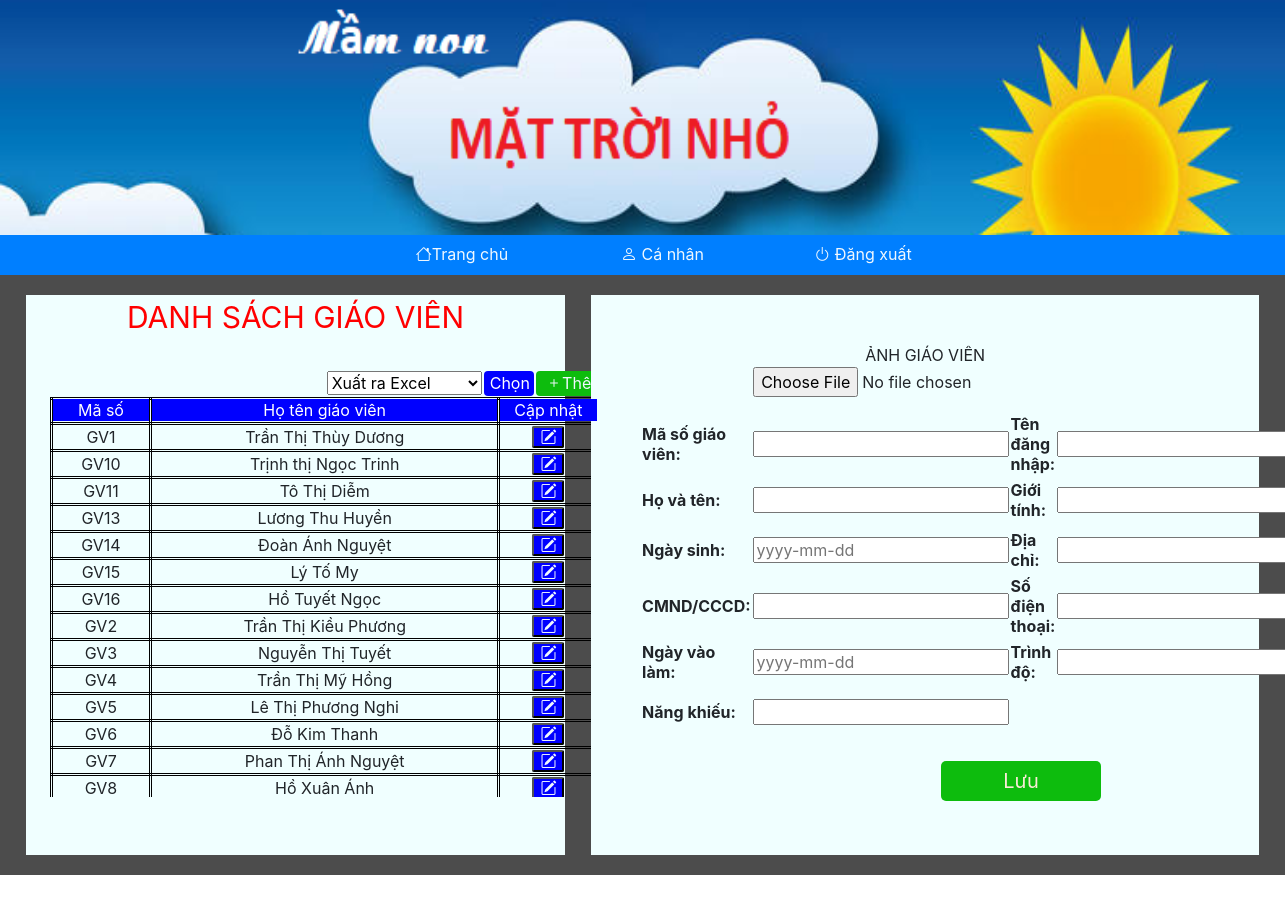
Screenshot of /admin/cngv.php with the database file from the repository.
### tables this page shows
CREATE TABLE `gv` (
  `MSGV` varchar(20) NOT NULL,
  `HOTENGV` varchar(50) NOT NULL,
  `NGAYSINH` date NOT NULL,
  `DIACHI` varchar(200) NOT NULL,
  `CMNDCCCD` varchar(12) NOT NULL,
  `SDT` varchar(15) NOT NULL,
  `NGAYVAOLAM` date NOT NULL,
  `TRINHDO` varchar(50) NOT NULL,
  `GIOITINH` varchar(5) NOT NULL,
  `TENDN` varchar(30) NOT NULL,
  `MATKHAU` varchar(20) NOT NULL,
  `ANHGV` varchar(1000) NOT NULL,
  `NANGKHIEU` varchar(1000) NOT NULL
);

### admin/cngv.php (the view, shortened to what this page needs)
<?php
    require_once("../connect.php");
    require_once("../inc/header.php");
?>
<html>
		<link rel="stylesheet" href="https://maxcdn.bootstrapcdn.com/bootstrap/4.3.1/css/bootstrap.min.css">
        <link rel='stylesheet' href='https://cdn.jsdelivr.net/npm/bootstrap-icons@1.7.2/font/bootstrap-icons.css'>
    <head>
    </head>
    <body>
    <div id="content">
        <div id="dsgv">
            <p style="text-align:center; color: red; font-size: 30">DANH SÁCH GIÁO VIÊN</p>
            <table style='margin-left: 300px; margin-top: 30px;'>
                <tr><td><select id='tuychon'>
                    <option>Xuất ra Excel</option>
                </select></td>
                    <td><button onclick='openExcel()' style=' border: none; width: 50px; height: 25px; background-color:blue; color: white; border-radius: 4px;'>Chọn</button></td>
                    <td><button id="them" onclick='openThem()'><i class='bi bi-plus'></i>Thêm</button></td>
                </tr>
            </table>
            <div id="tb-gv">
                <table id="table-cn">
                    <tr style='position:sticky; top: 0;'>
                        <td style='width: 100px; color: white; background-color:blue;' >Mã số</td>
                        <td style='width: 350px; color: white; background-color:blue;' >Họ tên giáo viên</td>
                        <td style='width: 100px; color: white; background-color:blue;' >Cập nhật</td>
                    </tr>
                <?php
                    $q=$conn->query("SELECT*FROM gv");
                    while($row=$q->fetch_assoc()){
                        if($row["MSGV"]!='GV0'){
                ?>
                    <tr>
                        <td><?php echo $row["MSGV"] ?></td>
                        <td><?php echo $row["HOTENGV"] ?></td>
                        <td><button id='btn-cn' onclick='capnhat(this)'><i class="bi bi-pencil-square"></button></td>
                    </tr>
                <?php }
                        }?>
                </table>
            </div>
        </div>
        <div id="themgv">
            <br><br>
             <p style='text-align: center;'>ẢNH GIÁO VIÊN<br><input type='file' id='anhgvnew' ><br></p>
            <table class='table-user'>
                <tr>
                    <td style='width: 150px;'><b>Mã số giáo viên: </b></td>
                    <td style='width: 250px;'><input id='msgvnew' type='text' ></td>
                    <td style='width: 150px;'><b>Tên đăng nhập: </b></td>
                    <td style='width: 250px;'><input id='tendnnew' type='text' ></td>
                </tr>
                <tr>
                    <td style='width: 150px;'><b>Họ và tên: </b></td>
                    <td style='width: 250px;'><input id='hotengvnew' type='text' ></td>
                    <td style='width: 150px;'><b>Giới tính: </b></td>
                    <td style='width: 250px;'><input id='gioitinhnew' type='text' ></td>
                </tr>
                <tr>
                    <td style='width: 150px;'><b>Ngày sinh: </b></td>
                    <td style='width: 250px;'><input id='ngaysinhnew' type='text' placeholder='yyyy-mm-dd'></td>
                    <td style='width: 150px;'><b>Địa chỉ: </b></td>
                    <td style='width: 250px;'><input id='diachinew' type='text'></td>
                </tr>
                <tr>
                    <td style='width: 150px;'><b>CMND/CCCD: </b></td>
                    <td style='width: 250px;'><input id='cmnd/cccdnew' type='text'></td>
                    <td style='width: 150px;'><b>Số điện thoại: </b></td>
                    <td style='width: 250px;'><input id='sdtnew' type='text' ></td>
                </tr>
                <tr>
                    <td style='width: 150px;'><b>Ngày vào làm: </b></td>
                    <td style='width: 250px;'><input id='ngayvaolamnew' type='text' placeholder='yyyy-mm-dd'></td>
                    <td style='width: 150px;'><b>Trình độ: </b></td>
                    <td style='width: 250px;'><input id='trinhdonew' type='text' ></td>
                </tr>
                <tr>
                <td style='width: 150px;'><b>Năng khiếu: </b></td>
                    <td style='width: 250px;'><input id='nangkhieunew' type='text' ></td>
                </tr>
            </table>
           <br>
            <button class='btncn' onclick='themGV()'>Lưu</button>
        </div>
    </div>
    </body>
</html>

### admin/cngv.php (style rules this page uses)
#content { width: 100%; height: 600px; display:flex; background: rgba(0, 0, 0, 0.7); }
#dsgv { width: 42%; height: 560px; background-color:azure; margin-top: 20px; margin-right:1%; margin-left: 2%; }
#them { width: 80px; height: 25px; background-color: #0dbc0d; color:aliceblue; border: none; border-radius: 4px; }
#tb-gv { width: 550px; height: 400px; overflow-y: scroll; margin-left: 24px; }
#tb-gv td { text-align: center; border-style: double; border-color: black; }
#btn-cn { background-color: blue; color:aliceblue; border-radius: 2px; }
.table-user { margin-left: 50px; }
.table-user td { height: 50px; }
.btncn { background-color: #0dbc0d; width: 160px; height: 40px; font-size: 20; color:antiquewhite; margin-left: 350px; border:none; border-radius: 5px; }
#themgv { width: 52%; height:560px; background-color:azure; margin-top: 20px; margin-left: 1%; }

### rows the page displays
gv: MSGV "GV1", HOTENGV "Trần Thị Thùy Dương"
gv: MSGV "GV10", HOTENGV "Trịnh thị Ngọc Trinh"
gv: MSGV "GV11", HOTENGV "Tô Thị Diễm"
gv: MSGV "GV13", HOTENGV "Lương Thu Huyền"
gv: MSGV "GV14", HOTENGV "Đoàn Ánh Nguyệt"
gv: MSGV "GV15", HOTENGV "Lý Tố My"
gv: MSGV "GV16", HOTENGV "Hồ Tuyết Ngọc"
gv: MSGV "GV2", HOTENGV "Trần Thị Kiều Phương"
gv: MSGV "GV3", HOTENGV "Nguyễn Thị Tuyết"
gv: MSGV "GV4", HOTENGV "Trần Thị Mỹ Hồng"
gv: MSGV "GV5", HOTENGV "Lê Thị Phương Nghi"
gv: MSGV "GV6", HOTENGV "Đỗ Kim Thanh"
gv: MSGV "GV7", HOTENGV "Phan Thị Ánh Nguyệt"
gv: MSGV "GV8", HOTENGV "Hồ Xuân Ánh"
